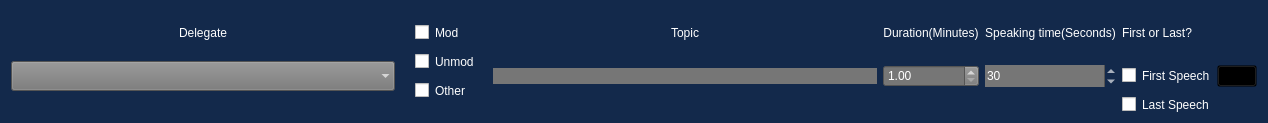
<?xml version="1.0" encoding="UTF-8"?>
<ui version="4.0">
 <class>root</class>
 <widget class="QWidget" name="root">
  <property name="geometry">
   <rect>
    <x>0</x>
    <y>0</y>
    <width>1268</width>
    <height>123</height>
   </rect>
  </property>
  <property name="maximumSize">
   <size>
    <width>16777215</width>
    <height>123</height>
   </size>
  </property>
  <property name="windowTitle">
   <string>Form</string>
  </property>
  <property name="styleSheet">
   <string notr="true">#root{
	background-color: #13294B;

}

#delegate_label, 
#duration_label,
#speaking_time_label,
#topic_label,
#first_or_last_label{
	color:white;
	font: 87 14pt &quot;Arial Black&quot;;
}

#mod_check_box,
#unmod_check_box,
#other_check_box{

	color:white;
	font: 87 14pt &quot;Arial Black&quot;;
}
QCheckBox::indicator{
	color:red;
}
#delegates_combo_box, #delegates_combo_box:item{
color:white;
	background-color: #767676;
	font: 87 14pt &quot;Arial Black&quot;;	

}
#first_check_box, #last_check_box{

	color:white;
	font: 87 12pt &quot;Arial Black&quot;;
}

#start_motion_button{
	background-color: #969696;
}

#topic_line_edit, #doubleSpinBox, #spinBox{
	color:white;
	background-color: #767676;
	border-color: transparent;
	font: 87 16pt &quot;Arial Black&quot;;
}
QCheckBox::indicator:checked:pressed {
    image: url(:/img/resources/checkmark-xxl.png);

}QCheckBox::indicator:checked {
       image: url(:/img/resources/checkmark-xxl.png);
}


</string>
  </property>
  <layout class="QGridLayout" name="gridLayout" columnstretch="4,0,4,0,0,0,0,0">
   <item row="4" column="4">
    <widget class="QSpinBox" name="spinBox">
     <property name="frame">
      <bool>false</bool>
     </property>
     <property name="minimum">
      <number>1</number>
     </property>
     <property name="value">
      <number>30</number>
     </property>
    </widget>
   </item>
   <item row="2" column="3">
    <widget class="QLabel" name="duration_label">
     <property name="text">
      <string>Duration(Minutes)</string>
     </property>
     <property name="alignment">
      <set>Qt::AlignCenter</set>
     </property>
    </widget>
   </item>
   <item row="4" column="0">
    <widget class="QComboBox" name="delegates_combo_box">
     <property name="sizePolicy">
      <sizepolicy hsizetype="Preferred" vsizetype="Expanding">
       <horstretch>0</horstretch>
       <verstretch>1</verstretch>
      </sizepolicy>
     </property>
     <property name="maximumSize">
      <size>
       <width>16777215</width>
       <height>30</height>
      </size>
     </property>
     <property name="palette">
      <palette>
       <active>
        <colorrole role="WindowText">
         <brush brushstyle="SolidPattern">
          <color alpha="255">
           <red>255</red>
           <green>255</green>
           <blue>255</blue>
          </color>
         </brush>
        </colorrole>
        <colorrole role="Button">
         <brush brushstyle="SolidPattern">
          <color alpha="255">
           <red>118</red>
           <green>118</green>
           <blue>118</blue>
          </color>
         </brush>
        </colorrole>
        <colorrole role="Text">
         <brush brushstyle="SolidPattern">
          <color alpha="255">
           <red>255</red>
           <green>255</green>
           <blue>255</blue>
          </color>
         </brush>
        </colorrole>
        <colorrole role="ButtonText">
         <brush brushstyle="SolidPattern">
          <color alpha="255">
           <red>255</red>
           <green>255</green>
           <blue>255</blue>
          </color>
         </brush>
        </colorrole>
        <colorrole role="Base">
         <brush brushstyle="SolidPattern">
          <color alpha="255">
           <red>118</red>
           <green>118</green>
           <blue>118</blue>
          </color>
         </brush>
        </colorrole>
        <colorrole role="Window">
         <brush brushstyle="SolidPattern">
          <color alpha="255">
           <red>118</red>
           <green>118</green>
           <blue>118</blue>
          </color>
         </brush>
        </colorrole>
       </active>
       <inactive>
        <colorrole role="WindowText">
         <brush brushstyle="SolidPattern">
          <color alpha="255">
           <red>255</red>
           <green>255</green>
           <blue>255</blue>
          </color>
         </brush>
        </colorrole>
        <colorrole role="Button">
         <brush brushstyle="SolidPattern">
          <color alpha="255">
           <red>118</red>
           <green>118</green>
           <blue>118</blue>
          </color>
         </brush>
        </colorrole>
        <colorrole role="Text">
         <brush brushstyle="SolidPattern">
          <color alpha="255">
           <red>255</red>
           <green>255</green>
           <blue>255</blue>
          </color>
         </brush>
        </colorrole>
        <colorrole role="ButtonText">
         <brush brushstyle="SolidPattern">
          <color alpha="255">
           <red>255</red>
           <green>255</green>
           <blue>255</blue>
          </color>
         </brush>
        </colorrole>
        <colorrole role="Base">
         <brush brushstyle="SolidPattern">
          <color alpha="255">
           <red>118</red>
           <green>118</green>
           <blue>118</blue>
          </color>
         </brush>
        </colorrole>
        <colorrole role="Window">
         <brush brushstyle="SolidPattern">
          <color alpha="255">
           <red>118</red>
           <green>118</green>
           <blue>118</blue>
          </color>
         </brush>
        </colorrole>
       </inactive>
       <disabled>
        <colorrole role="WindowText">
         <brush brushstyle="SolidPattern">
          <color alpha="255">
           <red>255</red>
           <green>255</green>
           <blue>255</blue>
          </color>
         </brush>
        </colorrole>
        <colorrole role="Button">
         <brush brushstyle="SolidPattern">
          <color alpha="255">
           <red>118</red>
           <green>118</green>
           <blue>118</blue>
          </color>
         </brush>
        </colorrole>
        <colorrole role="Text">
         <brush brushstyle="SolidPattern">
          <color alpha="255">
           <red>255</red>
           <green>255</green>
           <blue>255</blue>
          </color>
         </brush>
        </colorrole>
        <colorrole role="ButtonText">
         <brush brushstyle="SolidPattern">
          <color alpha="255">
           <red>255</red>
           <green>255</green>
           <blue>255</blue>
          </color>
         </brush>
        </colorrole>
        <colorrole role="Base">
         <brush brushstyle="SolidPattern">
          <color alpha="255">
           <red>118</red>
           <green>118</green>
           <blue>118</blue>
          </color>
         </brush>
        </colorrole>
        <colorrole role="Window">
         <brush brushstyle="SolidPattern">
          <color alpha="255">
           <red>118</red>
           <green>118</green>
           <blue>118</blue>
          </color>
         </brush>
        </colorrole>
       </disabled>
      </palette>
     </property>
     <property name="autoFillBackground">
      <bool>false</bool>
     </property>
     <property name="styleSheet">
      <string notr="true">background-color: #767676; color:white</string>
     </property>
     <property name="currentText">
      <string/>
     </property>
     <property name="insertPolicy">
      <enum>QComboBox::InsertAtBottom</enum>
     </property>
     <property name="sizeAdjustPolicy">
      <enum>QComboBox::AdjustToContentsOnFirstShow</enum>
     </property>
     <property name="frame">
      <bool>false</bool>
     </property>
    </widget>
   </item>
   <item row="4" column="2">
    <widget class="QLineEdit" name="topic_line_edit">
     <property name="frame">
      <bool>false</bool>
     </property>
     <property name="alignment">
      <set>Qt::AlignCenter</set>
     </property>
    </widget>
   </item>
   <item row="4" column="6">
    <widget class="QCheckBox" name="first_check_box">
     <property name="text">
      <string>First Speech</string>
     </property>
     <property name="autoExclusive">
      <bool>true</bool>
     </property>
    </widget>
   </item>
   <item row="5" column="6">
    <widget class="QCheckBox" name="last_check_box">
     <property name="text">
      <string>Last Speech</string>
     </property>
     <property name="autoExclusive">
      <bool>true</bool>
     </property>
    </widget>
   </item>
   <item row="2" column="4">
    <widget class="QLabel" name="speaking_time_label">
     <property name="text">
      <string>Speaking time(Seconds)</string>
     </property>
     <property name="alignment">
      <set>Qt::AlignCenter</set>
     </property>
    </widget>
   </item>
   <item row="2" column="6">
    <widget class="QLabel" name="first_or_last_label">
     <property name="text">
      <string>First or Last?</string>
     </property>
    </widget>
   </item>
   <item row="2" column="2">
    <widget class="QLabel" name="topic_label">
     <property name="text">
      <string>Topic</string>
     </property>
     <property name="alignment">
      <set>Qt::AlignCenter</set>
     </property>
    </widget>
   </item>
   <item row="4" column="3">
    <widget class="QDoubleSpinBox" name="doubleSpinBox">
     <property name="minimum">
      <double>1.000000000000000</double>
     </property>
    </widget>
   </item>
   <item row="2" column="0">
    <widget class="QLabel" name="delegate_label">
     <property name="text">
      <string>Delegate</string>
     </property>
     <property name="alignment">
      <set>Qt::AlignCenter</set>
     </property>
    </widget>
   </item>
   <item row="4" column="7">
    <widget class="QPushButton" name="start_motion_button">
     <property name="styleSheet">
      <string notr="true">background-color: transparent</string>
     </property>
     <property name="text">
      <string/>
     </property>
     <property name="icon">
      <iconset resource="res.qrc">
       <normaloff>:/img/resources/right-arrow.png</normaloff>:/img/resources/right-arrow.png</iconset>
     </property>
     <property name="iconSize">
      <size>
       <width>50</width>
       <height>32</height>
      </size>
     </property>
    </widget>
   </item>
   <item row="1" column="1" rowspan="5">
    <widget class="QGroupBox" name="groupBox">
     <property name="styleSheet">
      <string notr="true">border: 0px solid #000;
</string>
     </property>
     <property name="title">
      <string/>
     </property>
     <layout class="QVBoxLayout" name="verticalLayout">
      <property name="leftMargin">
       <number>11</number>
      </property>
      <property name="topMargin">
       <number>0</number>
      </property>
      <property name="bottomMargin">
       <number>0</number>
      </property>
      <item>
       <widget class="QCheckBox" name="mod_check_box">
        <property name="autoFillBackground">
         <bool>false</bool>
        </property>
        <property name="styleSheet">
         <string notr="true"/>
        </property>
        <property name="text">
         <string>Mod</string>
        </property>
        <property name="autoExclusive">
         <bool>true</bool>
        </property>
        <property name="tristate">
         <bool>false</bool>
        </property>
       </widget>
      </item>
      <item>
       <widget class="QCheckBox" name="unmod_check_box">
        <property name="autoFillBackground">
         <bool>false</bool>
        </property>
        <property name="styleSheet">
         <string notr="true"/>
        </property>
        <property name="text">
         <string>Unmod</string>
        </property>
        <property name="autoExclusive">
         <bool>true</bool>
        </property>
        <property name="tristate">
         <bool>false</bool>
        </property>
       </widget>
      </item>
      <item>
       <widget class="QCheckBox" name="other_check_box">
        <property name="autoFillBackground">
         <bool>false</bool>
        </property>
        <property name="styleSheet">
         <string notr="true"/>
        </property>
        <property name="text">
         <string>Other</string>
        </property>
        <property name="autoExclusive">
         <bool>true</bool>
        </property>
        <property name="tristate">
         <bool>false</bool>
        </property>
       </widget>
      </item>
     </layout>
    </widget>
   </item>
  </layout>
 </widget>
 <resources>
  <include location="res.qrc"/>
 </resources>
 <connections/>
</ui>
